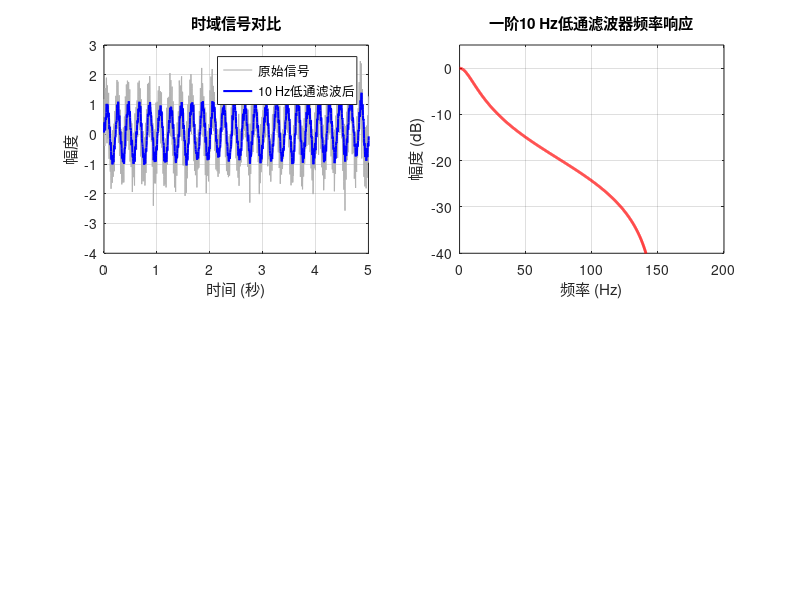

MATLAB code to generate this figure: (Note: this script raises an error after producing the figure.)
% Octave 代码：展示10 Hz低通滤波器的作用
% 作者：AI助手
% 日期：2025年10月30日

% 清除工作区
clear; clc; close all;

%% 1. 参数设置
fs = 300;          % 采样频率 (Hz)，远高于10 Hz以更好显示频谱
T = 100;           % 信号总时长 (秒)
t = 0:1/fs:T-1/fs; % 时间向量

fc = 10;           % 低通滤波器截止频率 (Hz)

%% 2. 生成合成的相位噪声信号
% 我们将创建一个包含以下成分的信号：
% - 一个 5 Hz 的正弦波（在通带内）
% - 一个 50 Hz 的正弦波（在阻带内）
% - 一些白噪声（代表宽带噪声）
% - 一个缓慢的漂移（如1/100 Hz的漂移）

signal_5Hz = 1.0 * sin(2*pi*5*t);           % 5 Hz 信号
signal_50Hz = 0.8 * sin(2*pi*50*t);          % 50 Hz 信号
white_noise = 0.3 * randn(size(t));          % 白噪声
slow_drift = 0.5 * sin(2*pi*0.01*t);         % 0.01 Hz 漂移

% 合成的原始相位噪声信号
original_signal = signal_5Hz + signal_50Hz + white_noise + slow_drift;

%% 3. 设计一阶10 Hz低通滤波器
% 使用巴特沃斯滤波器，一阶
order = 1;
[b, a] = butter(order, fc / (fs/2), 'low');

% 计算频率响应
[H, f] = freqz(b, a, 1024, fs);

%% 4. 应用滤波器
filtered_signal = filter(b, a, original_signal);

%% 5. 绘制图形
figure('Position', [100, 100, 1200, 800]);
set(gcf, 'Color', 'white');

% 子图1: 时域对比
subplot(2, 2, 1);
plot(t, original_signal, 'Color', [0.7, 0.7, 0.7], 'LineWidth', 0.8);
hold on;
plot(t, filtered_signal, 'b', 'LineWidth', 1.5);
xlabel('时间 (秒)');
ylabel('幅度');
title('时域信号对比');
legend('原始信号', '10 Hz低通滤波后', 'Location', 'best');
grid on;
xlim([0, 5]); % 只显示前5秒以便观察细节

% 子图2: 滤波器频率响应
subplot(2, 2, 2);
plot(f, 20*log10(abs(H)), 'r', 'LineWidth', 2);
xlabel('频率 (Hz)');
ylabel('幅度 (dB)');
title('一阶10 Hz低通滤波器频率响应');
grid on;
ylim([-40, 5]);
ax = gca;
ax.YTick = -40:10:0;
line([fc, fc], ylim, 'Color', 'k', 'LineStyle', '--', 'LineWidth', 1);
text(fc, -5, sprintf('%d Hz', fc), 'HorizontalAlignment', 'right', 'VerticalAlignment', 'middle');

% 子图3: 原始信号的频谱
subplot(2, 2, 3);
original_spectrum = abs(fft(original_signal));
f_axis = (0:length(original_spectrum)-1)*fs/length(original_spectrum);
plot(f_axis(1:500), 20*log10(original_spectrum(1:500)), 'Color', [0.7, 0.7, 0.7], 'LineWidth', 1.5);
xlabel('频率 (Hz)');
ylabel('幅度 (dB)');
title('原始信号频谱');
grid on;
% 标记关键频率
line([5, 5], ylim, 'Color', 'g', 'LineStyle', '-', 'LineWidth', 1.5);
text(5, -20, '5 Hz', 'Color', 'g', 'Rotation', 90, 'HorizontalAlignment', 'center');
line([50, 50], ylim, 'Color', 'm', 'LineStyle', '-', 'LineWidth', 1.5);
text(50, -20, '50 Hz', 'Color', 'm', 'Rotation', 90, 'HorizontalAlignment', 'center');

% 子图4: 滤波后信号的频谱
subplot(2, 2, 4);
filtered_spectrum = abs(fft(filtered_signal));
plot(f_axis(1:500), 20*log10(filtered_spectrum(1:500)), 'b', 'LineWidth', 1.5);
xlabel('频率 (Hz)');
ylabel('幅度 (dB)');
title('滤波后信号频谱');
grid on;
% 标记关键频率
line([5, 5], ylim, 'Color', 'g', 'LineStyle', '-', 'LineWidth', 1.5);
text(5, -20, '5 Hz', 'Color', 'g', 'Rotation', 90, 'HorizontalAlignment', 'center');
line([50, 50], ylim, 'Color', 'm', 'LineStyle', '-', 'LineWidth', 1.5);
text(50, -20, '50 Hz', 'Color', 'm', 'Rotation', 90, 'HorizontalAlignment', 'center');
line([fc, fc], ylim, 'Color', 'k', 'LineStyle', '--', 'LineWidth', 1);
text(fc, -5, sprintf('%d Hz', fc), 'HorizontalAlignment', 'right', 'VerticalAlignment', 'middle');

% 调整布局
tight_layout;

% 添加总标题
suptitle('10 Hz低通滤波器的作用 - 时域与频域对比', 'FontSize', 14, 'FontWeight', 'bold');

% 显示图形
print('lpf_effect.png', '-dpng', '-r300'); % 保存为高分辨率PNG
